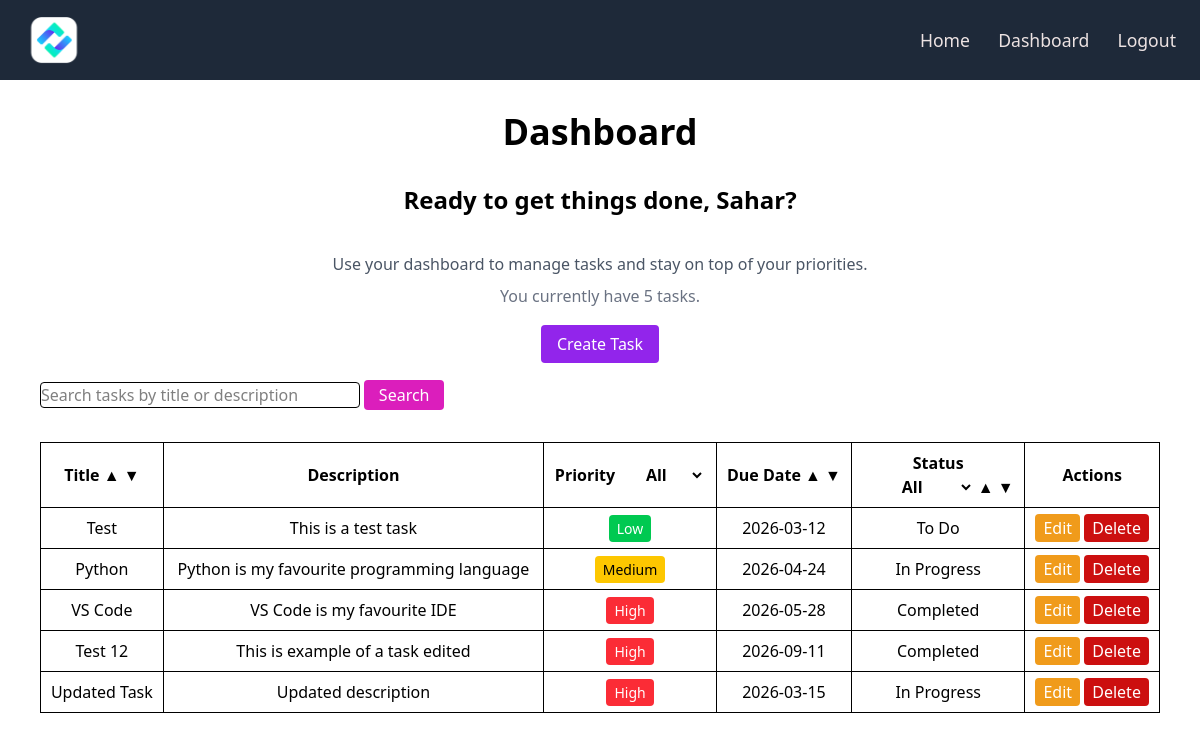
Before: /tasks (signed in) with the older database file.
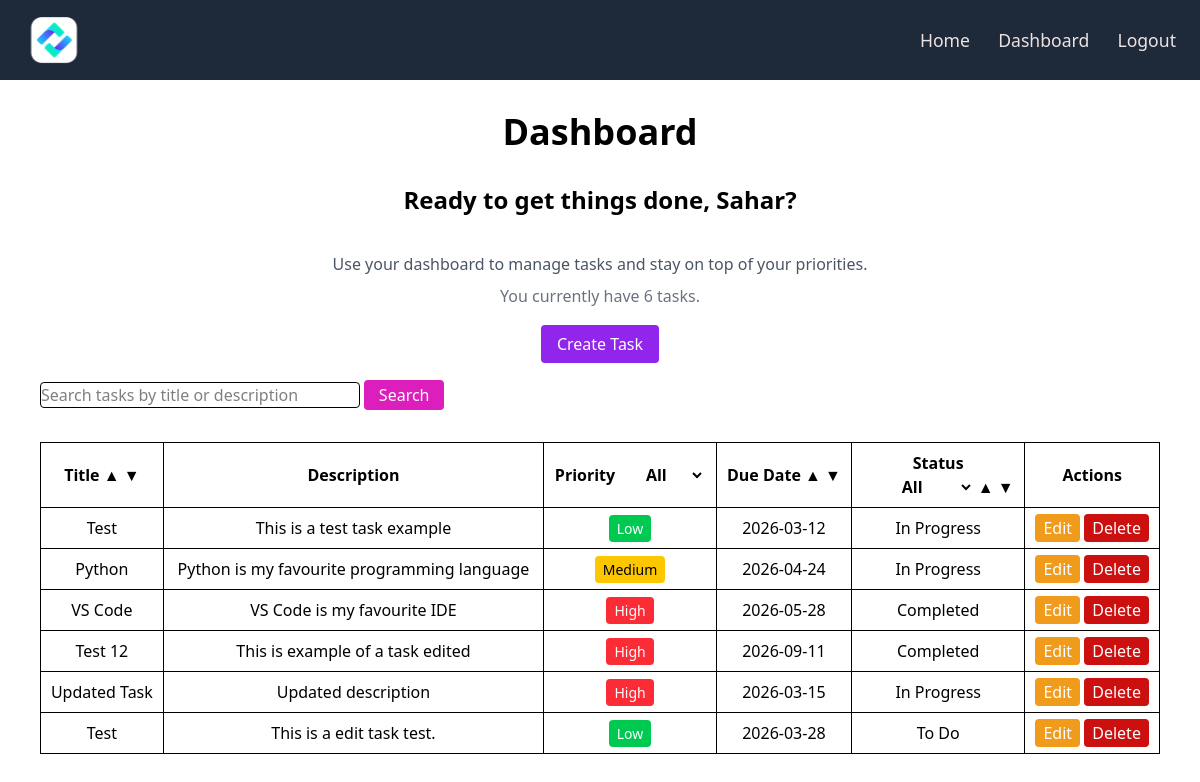
After: the same page with the newer database file.
### app.py (models this page shows)
class User(db.Model, UserMixin):
    id = db.Column(db.Integer, primary_key=True)
    username = db.Column(db.String(20), unique=True, nullable=False)
    email = db.Column(db.String(50), unique=True, nullable=False)
    password = db.Column(db.String(50), nullable=False)

class Tasks(db.Model):
    id = db.Column(db.Integer, primary_key=True)
    user_id = db.Column(db.Integer, db.ForeignKey("user.id"), nullable=False)
    title = db.Column(db.String(100), nullable=False)
    description = db.Column(db.String(500))
    due_date = db.Column(db.Date, nullable=False)
    status = db.Column(
        db.String(20),
        CheckConstraint("status IN ('To Do', 'In Progress', 'Completed')"),
        nullable=False,
    )
    priority = db.Column(
        db.String(20),
        CheckConstraint("priority IN ('Low', 'Medium', 'High')"),
        nullable=False,
    )

### app.py (the view, shortened to what this page needs)
@app.route("/tasks", methods=["GET", "POST"])
@login_required  # user can only access if logged in
def tasks():
    tasks = Tasks.query.filter_by(user_id=current_user.id)
    status_query = request.args.get('status')
    priority_query = request.args.get('priority')
    if status_query:
        tasks = tasks.filter_by(status=status_query)
    if priority_query:
        tasks = tasks.filter_by(priority=priority_query)
    search_query = request.args.get("search")
    sort = request.args.get("sort")
    order = request.args.get("order", "asc")
    if sort == "title":
        if order == "desc":
            tasks = tasks.order_by(Tasks.title.desc())
        else:
            tasks = tasks.order_by(Tasks.title.asc())
    elif sort == "due_date":
        if order == "desc":
            tasks = tasks.order_by(Tasks.due_date.desc())
        else:
            tasks = tasks.order_by(Tasks.due_date.asc())
    elif sort == "status":
        if order == "desc":
            tasks = tasks.order_by(Tasks.status.desc())
        else:
            tasks = tasks.order_by(Tasks.status.asc())
    tasks = tasks.all()
    return render_template("tasks.html", tasks=tasks, username=current_user.username, search_query=search_query)

### app.py (called while the page is built)
@login_manager.user_loader
def load_user(user_id):
    return db.session.get(User, int(user_id))

### templates/tasks.html (shortened to what this page needs)
{% extends "base.html" %}
{% block content %}
<h1 class="text-4xl font-bold text-center mt-4 mb-8"> Dashboard </h1>
<div class="text-center mb-6">
 <h2 class="text-2xl font-bold text-center mt-6">
    Ready to get things done, {{ current_user.username }}?</h2>
 <br>
 <p class="text-center text-gray-600 mt-3">
    Use your dashboard to manage tasks and stay on top of your priorities.
 </p>
 <p class="text-center mt-2 text-gray-500">
    You currently have {{ tasks|length }} tasks.
 </p>
</div>
<div class="text-center mb-6">
    <a class="create" href="{{ url_for('create_task') }}"> Create Task </a>
</div>
{% if tasks|length == 0 %}
<div class="text-center text-gray-500 mt-10">
    {% if search_query %}
        <p class="text-center text-gray-500 mt-6">0 tasks found.</p>
        <div class="text-center pt-4">
         <a class="back-button" href="{{ url_for('tasks') }}">Back to Tasks</a>
        </div>
    {% else %}
        <p class="text-center text-gray-500 mt-6">You have 0 tasks.
            Create your first task!</p>
    {% endif %}
</div>
{% else %}
<div class="max-w-6xl mx-auto px-4 mt-6 flex justify-start">
 <form method="GET" action="/tasks">
   <input class="w-80 border rounded" type="text" name="search"
      placeholder="Search tasks by title or description">
   <button id="search" type="submit">Search</button>
 </form>
</div>
<div class="max-w-6xl mx-auto px-4 mt-8">
    <div class="overflow-x-auto">
     <table class="min-w-full border border-gray-300">
        <tr class="table-auto border-collapse border border-gray-300">
            <th>Title
                <a href="/tasks?sort=title&order=asc">▲</a>
                <a href="/tasks?sort=title&order=desc">▼</a>
            </th>
            <th>Description</th>
            <th>Priority
                <select class="text-center" onchange="location = this.value;">
                <option value="/tasks"
                {% if request.args.get('priority') is none %}selected{% endif %}>
                All
                </option>
            </th>
            <th>Due Date
                <a href="/tasks?sort=due_date&order=asc">▲</a>
                <a href="/tasks?sort=due_date&order=desc">▼</a>
            </th>
            <th> Status<br>
             <select class="text-center" onchange="location = this.value;">
                <option value="/tasks"
                {% if request.args.get('status') is none %}selected{% endif %}>
                All
                </option>
             </select>
              <a href="/tasks?sort=status&order=asc">▲</a>
              <a href="/tasks?sort=status&order=desc">▼</a>
            </th>
            <th>Actions</th>
        </tr>
        {% for task in tasks %}
        <tr class="table-auto border-collapse border border-gray-300">
            <td>{{ task.title }}</td>
            <td>{{ task.description }}</td>
            <td >
                {% if task.priority == "High" %}
                <span class="bg-red-500 text-white px-2 py-1 rounded text-sm">High</span>
                {% elif task.priority == "Medium" %}
                 <span class="bg-yellow-400 text-black px-2 py-1 rounded text-sm">Medium</span>
                {% else %}
                 <span class="bg-green-500 text-white px-2 py-1 rounded text-sm">Low</span>
                 {% endif %}
            </td>
            <td>{{ task.due_date }}</td>
            <td>{{ task.status }}</td>
            <td>
                <a id="edit" href="/tasks/{{task.id}}/edit">Edit</a>
                <a id="delete" href="/tasks/{{task.id}}/delete"
                onclick="return confirm('Are you sure you want to delete this task?');">
                Delete</a>
            </td>
        </tr>
        {% endfor %}
     </table>
    </div>
</div>
{% endif %}
{% endblock %}

### templates/base.html (shortened to what this page needs)
<!DOCTYPE html>
<html>
<head>
    <script src="https://cdn.jsdelivr.net/npm/@tailwindcss/browser@4"></script>
    <link rel="stylesheet" href="{{ url_for('static', filename='main.css') }}">
</head>
<body>
    <nav class="fixed top-0 left-0 w-full bg-gray-800 text-white p-4 z-50">
    <div class="flex justify-between items-center max-w-6xl mx-auto">
        <img src="{{ url_for('static', filename='logo.png') }}" alt="Logo" class="h-12 w-15">
        <div class="space-x-6">
            <a href="/" class="hover:text-gray-300">Home</a>
            {% if current_user.is_authenticated %}
                <a href="/tasks">Dashboard</a>
                <a href="/logout">Logout</a>
            {% else %}
                <a href="/login">Login</a>
                <a href="/register">Register</a>
            {% endif %}
        </div>
    </div>
    </nav>
    <br>
    <br>
    <br>
    <br>
    {% block content %}
    {% endblock %}
</body>
</html>

### static/main.css (style rules this page uses)
nav a { color: rgb(236, 226, 226); font-size: 1.1rem; text-decoration: none; position: relative; }
th, td { border: 1px solid black; padding: 0.5rem; text-align: center; }
.create { background-color: #9225eb; color: white; padding: 0.5rem 1rem; border-radius: 0.25rem; }
#search { background-color: #db1ebc; color: white; border-radius: 0.25rem; width: 80px; height: 30px; }
#edit { background-color: #f09b1b; color: white; padding: 0.2rem 0.5rem; border-radius: 0.25rem; }
#delete { background-color: #cc0f0f; color: white; padding: 0.2rem 0.5rem; border-radius: 0.25rem; }

Changed rows visible on the page:
changed Tasks: description "This is a test task" → "This is a test task example"; status "To Do" → "In Progress"
added Tasks: title "Test", description "This is a edit task test.", priority "Low", due_date "2026-03-28", status "To Do"
Other visible differences:
{{ tasks|length }}: "5" → "6"
